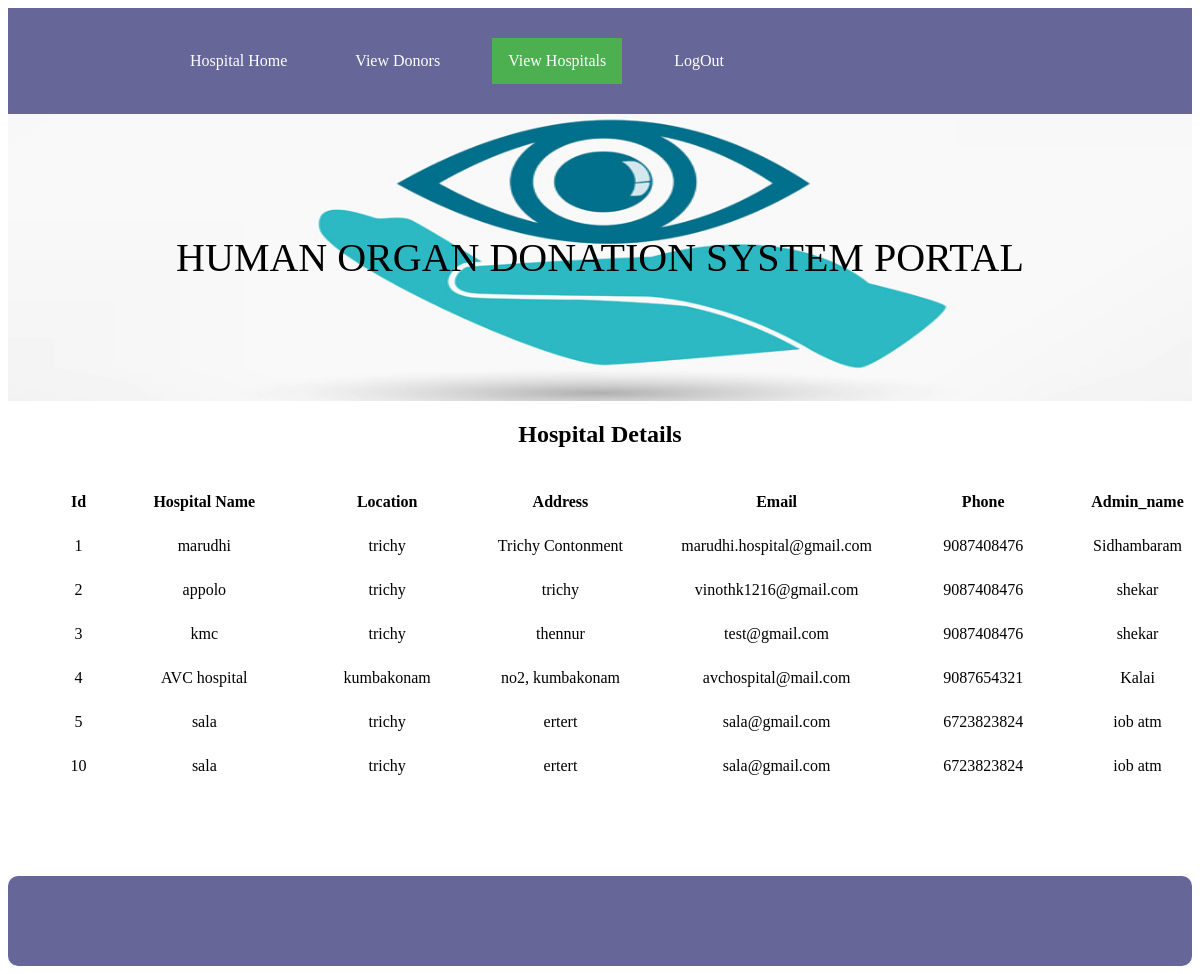
Screenshot of /viewh.php with the database file from the repository.
### tables this page shows
CREATE TABLE `hregist` (
  `id` int(50) NOT NULL,
  `hname` varchar(50) NOT NULL,
  `location` varchar(50) NOT NULL,
  `address` varchar(100) NOT NULL,
  `email` varchar(50) NOT NULL,
  `phone` varchar(50) NOT NULL,
  `admin_name` varchar(50) NOT NULL,
  `license` varchar(200) NOT NULL,
  `psw` varchar(50) NOT NULL
);

### viewh.php (the view, shortened to what this page needs)
<?php
 	include("dbconnect.php");
	extract($_POST);
	?>
<html>
</head>
<ul>
	 <li><a href="#">&nbsp; &nbsp; &nbsp; &nbsp; &nbsp;</a></li>
	  <li><a href="#">&nbsp; &nbsp; &nbsp; &nbsp; &nbsp;</a></li>
  <li><a  href="hhome.php">Hospital Home</a></li>
  <li><a href="#">&nbsp;</a></li>
  <li><a href="viewd.php">View Donors</a></li>
   <li><a href="#">&nbsp;</a></li>
  <li><a class="active" href="viewh.php">View Hospitals</a></li>
  <li><a href="#">&nbsp;</a></li>
   <li><a href="index.php">LogOut</a></li>
</ul>
<div id="bg1"><p>HUMAN ORGAN DONATION SYSTEM PORTAL </p></div>
<h2 align="center"> Hospital Details</h2>
			<table width="102%" align="center">
	<tr>
		<td colspan="10">&nbsp;</td>
		</tr>
		    <tr>
          <td width="2%">&nbsp;</td>
          <td width="3%"><div align="center" class="style6"><strong>Id</strong> </div></td>
		   <td width="10%"><div align="center" class="style6"><strong>Hospital Name</strong> </div></td>
		    <td width="9%"><div align="center" class="style6"><strong>Location</strong> </div></td>
			 <td width="9%"><div align="center" class="style6"><strong>Address</strong> </div></td>
			  <td width="9%"><div align="center" class="style6"><strong>Email</strong> </div></td>
			 <td width="8%"><div align="center" class="style6"><strong>Phone</strong> </div></td>
			  <td width="8%"><div align="center" class="style6"><strong>Admin_name</strong> </div></td>
        </tr>
		<tr>
		<td colspan="10">&nbsp;</td>
		</tr>
		<?php
		$qry=mysqli_query($conn,"select * from hregist");
		while($row=mysqli_fetch_array($qry))
		{
		?>
        <tr>
		 <td width="2%">&nbsp;</td>
		    <td><div align="center"><?php echo $row['id'];?></div></td>
		   <td><div align="center"><?php echo $row['hname'];?></div></td>
			  <td><div align="center"><?php echo $row['location'];?></div></td>
			   <td><div align="center"><?php echo $row['address'];?></div></td>
			   <td><div align="center"><?php echo $row['email'];?></div></td>
			   <td><div align="center"><?php echo $row['phone'];?></div></td>
			   <td><div align="center"><?php echo $row['admin_name'];?></div></td>
        </tr>
		 <tr>
		  	 	<td>&nbsp;</td>
		   		<td>&nbsp;</td>
				<td>&nbsp;</td>
			 	<td>&nbsp;</td>
			 	<td>&nbsp;</td>
			 	<td>&nbsp;</td>
				<td>&nbsp;</td>
		</tr>
        <?php
		}
		?>
				<tr>
		<td colspan="10" align="center">&nbsp;</td>
		</tr>
</table>
<div> &nbsp;</div>
<br>
<br>
<div id="footer"> <strong></strong></div>

### viewh.php (style rules this page uses)
p { color:#000000; text-align: center; text-transform: uppercase; font-size:40px; }
ul { list-style-type: none; margin: 0; padding: 30px; overflow: hidden; background-color: #666699; position: -webkit-sticky; position: sticky; top: 0; border-radius:0px; }
li { float: left; }
li a { display: block; color: white; text-align: center; padding: 14px 16px; text-decoration: none; }
.active { background-color: #4CAF50; }
#footer { padding: 45px; background: #666699; background-repeat: no-repeat; background-size: 1420px 100px; border-radius:10px; text-align:center; text-decoration:blink; font-family: Arial; font-size:15px; }
#bg1 { padding:80px; background:url("images/1.jpg"); background-repeat: no-repeat; background-size: 100% 300px; border-radius:5px; border-radius:0px; font-size:35px; }

### rows the page displays
hregist: id "1", hname "marudhi", location "trichy", address "Trichy Contonment", email "marudhi.hospital@gmail.com", phone "9087408476", admin_name "Sidhambaram"
hregist: id "2", hname "appolo", location "trichy", address "trichy", email "vinothk1216@gmail.com", phone "9087408476", admin_name "shekar"
hregist: id "3", hname "kmc", location "trichy", address "thennur", email "test@gmail.com", phone "9087408476", admin_name "shekar"
hregist: id "4", hname "AVC hospital", location "kumbakonam", address "no2, kumbakonam", email "avchospital@mail.com", phone "9087654321", admin_name "Kalai"
hregist: id "5", hname "sala", location "trichy", address "ertert", email "sala@gmail.com", phone "6723823824", admin_name "iob atm"
hregist: id "10", hname "sala", location "trichy", address "ertert", email "sala@gmail.com", phone "6723823824", admin_name "iob atm"
